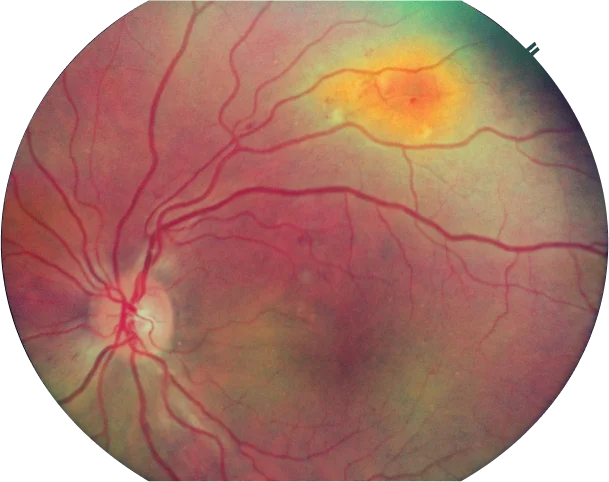
#> input picture test-images/AI-dr-chnalenges-image-new-desi.webp, 609 x 482 px
$ python test_prediction.py
#> lines starting #> are read from the running program, lines starting #| are printed output that depends on the picture; after the words box and inside, x2 and y2 are one past the last pixel; in counts of white or black regions, pixels touching at a corner belong together
#> the answer given: test-images/AI-dr-chnalenges-image-new-desi.webp
import os
import tempfile
from pathlib import Path
import numpy as np
from PIL import Image, ImageOps, ImageEnhance
from gradio_client import Client

try:
    from gradio_client import handle_file
except ImportError:
    handle_file = None

SPACE_ID = "bhimrazy/diabetic-retinopathy-detection"


def preprocess_retinal_scan(image_path: str) -> str:
    """
    Crops dark rectangular borders around the circular fundus and normalizes
    low-light exposure so microaneurysms and exudates are accurately graded.
    """
    img = Image.open(image_path).convert("RGB")
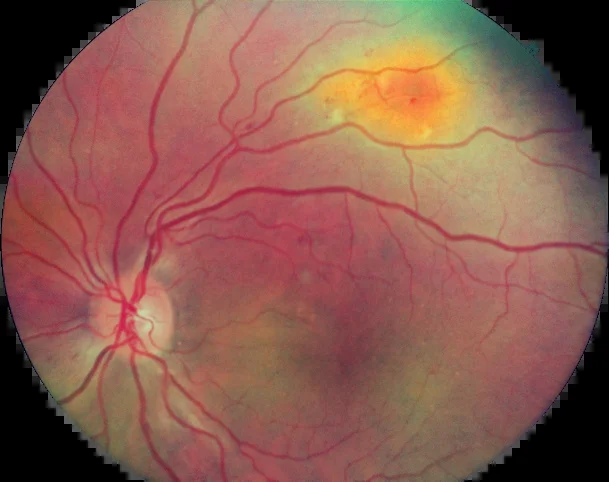
#> img: PIL image 609x482 RGB; mean R, G, B 138, 91.9, 79.4
    arr = np.array(img)

    mask = arr.max(axis=2) > 15
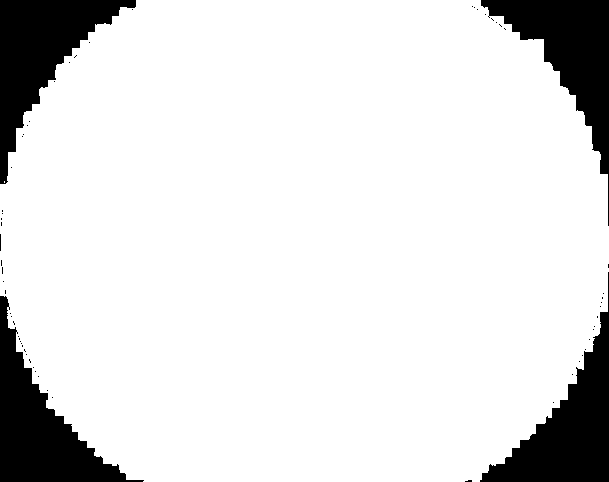
#> mask: shape (482, 609) bool; 87.5% white; 62 black regions (58 under 20 px), largest, box (x1, y1, x2, y2) and area: (0, 0, 136, 184) 9274, (0, 296, 144, 482) 9216, (480, 272, 609, 482) 9145, (481, 0, 609, 226) 8901
    if np.any(mask):
        coords = np.argwhere(mask)
#> coords = 256877 pairs, first value 0 to 481, second value 0 to 608
        y0, x0 = coords.min(axis=0)
#> y0 = 0; x0 = 0
        y1, x1 = coords.max(axis=0) + 1
#> y1 = 482; x1 = 609
        img = img.crop((x0, y0, x1, y1))

    w, h = img.size
#> w = 609; h = 482
    side = max(w, h)
#> side = 609
    square_img = Image.new("RGB", (side, side), (0, 0, 0))
#> square_img: PIL image 609x609 RGB; every value is 0
    square_img.paste(img, ((side - w) // 2, (side - h) // 2))
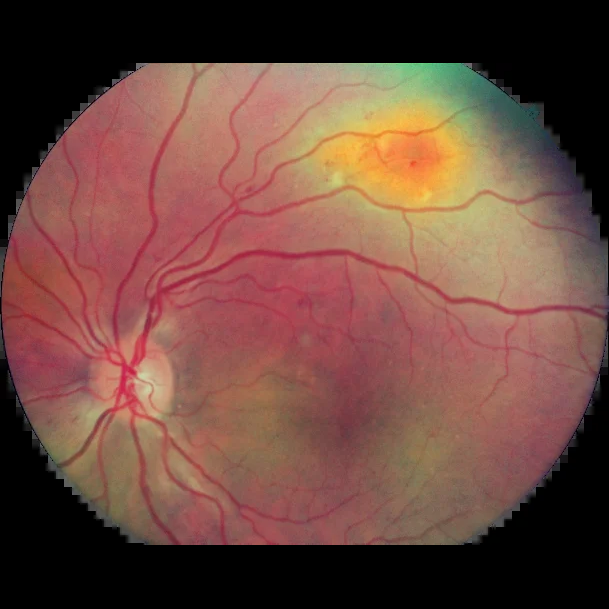
#> square_img: PIL image 609x609 RGB; mean R, G, B 109.2, 72.7, 62.8

    if side < 512:
        square_img = square_img.resize((512, 512), Image.Resampling.LANCZOS)

    cropped_arr = np.array(square_img)
    if float(np.mean(cropped_arr)) < 65.0:
        square_img = ImageOps.autocontrast(square_img, cutoff=1)
        square_img = ImageEnhance.Contrast(square_img).enhance(1.25)
        square_img = ImageEnhance.Sharpness(square_img).enhance(1.3)

    tmp_file = tempfile.NamedTemporaryFile(delete=False, suffix=".png")
    square_img.save(tmp_file.name, format="PNG")
    tmp_file.close()
    return tmp_file.name


def run_retinal_prediction(image_path: str):
    resolved_path = str(Path(image_path.strip('"')).resolve())

    if not Path(resolved_path).is_file():
        raise FileNotFoundError(f"Error: Image file not found at {resolved_path}")

    preprocessed_path = preprocess_retinal_scan(resolved_path)

    try:
#> (the run stopped early here; a loop or call above may not have finished)

$ run again, on test-images/Fundus_-_diabetic_retinopathy.png
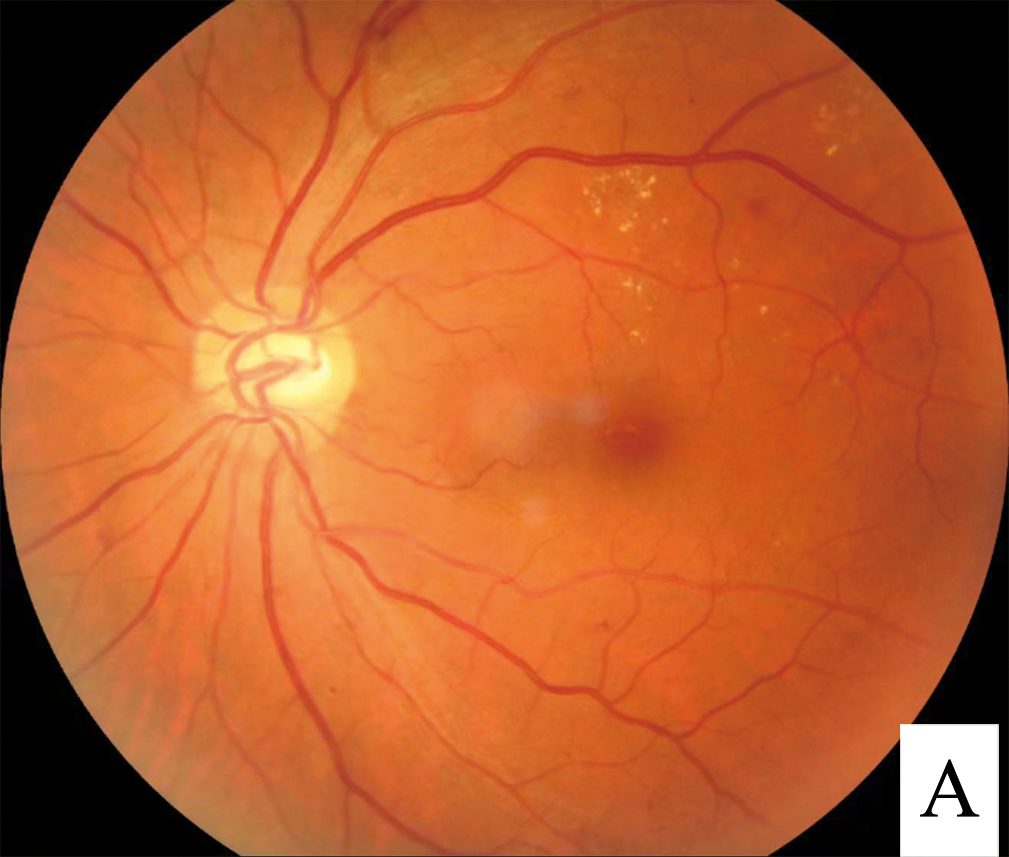
#> input picture test-images/Fundus_-_diabetic_retinopathy.png, 1009 x 857 px
#> in preprocess_retinal_scan, img is the input picture: PIL image 1009x857 RGB; mean R, G, B 184.4, 93.9, 45.8
#> in preprocess_retinal_scan, `mask = arr.max(axis=2) > 15`:
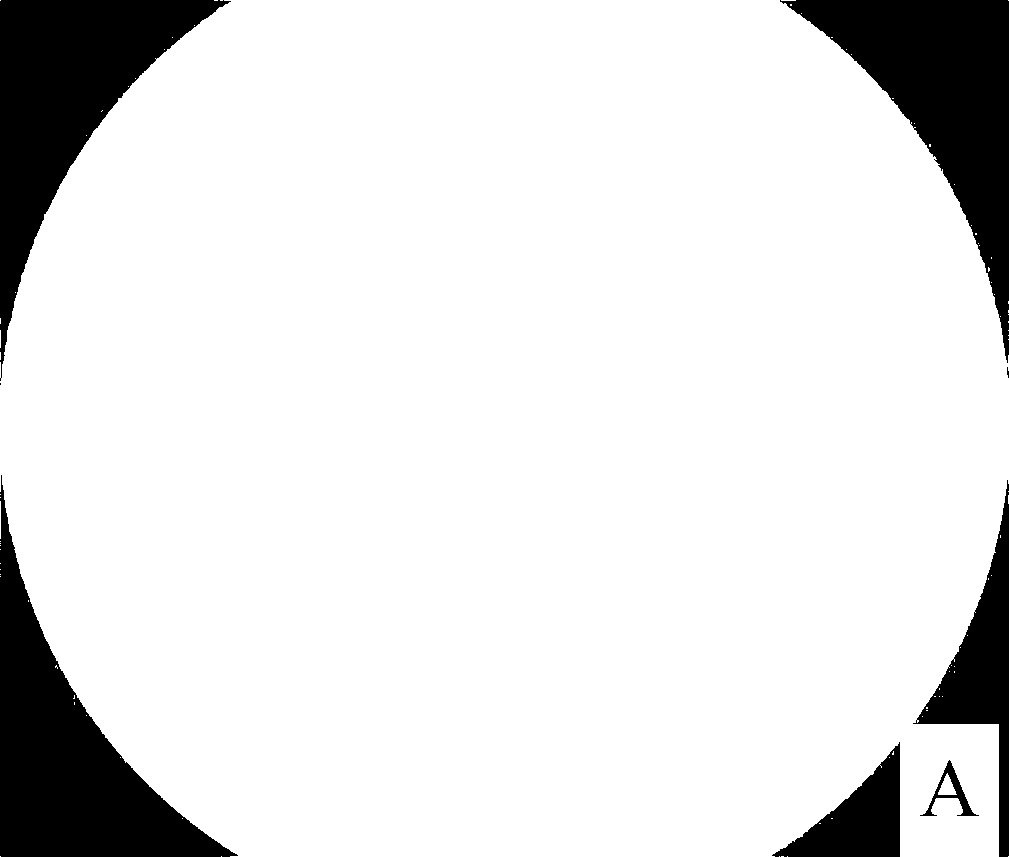
#> mask: shape (857, 1009) bool; 87.9% white; 8 black regions (2 under 20 px), largest, box (x1, y1, x2, y2) and area: (0, 475, 238, 857) 29928, (0, 0, 231, 381) 28946, (780, 0, 1009, 363) 28404, (913, 480, 1009, 857) 10138, (772, 742, 900, 857) 6653, (920, 760, 979, 816) 695
#> coords = 759932 pairs, first value 0 to 856, second value 0 to 1008
#> y0 = 0
#> y1 = 857; x1 = 1009
#> in preprocess_retinal_scan, `square_img.paste(img, ((side - w) // 2, (side - h) // 2))`:
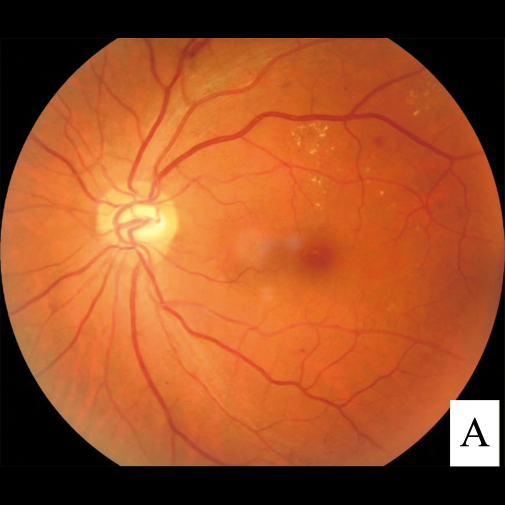
#> square_img: PIL image 1009x1009 RGB (shown at 1/2 size); mean R, G, B 156.6, 79.8, 38.9
